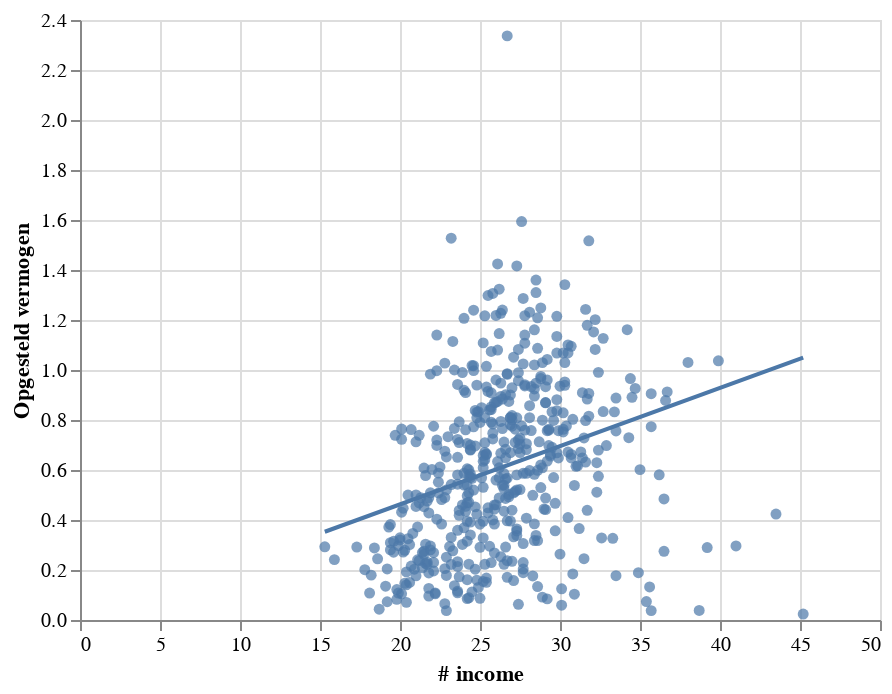

Here is the notebook cell this chart was saved with:
### Markdown cell above
Plot the fit with income

### Code cell
alt.renderers.enable('default')

base = alt.Chart(train_set).mark_circle().encode(
    alt.X('GemiddeldInkomenPerInwoner_72',
     title='# income'),
       alt.Y(opgesteld_vermogen,
     title='Opgesteld vermogen')
)

linear_fit = [
    base.transform_regression(
        "GemiddeldInkomenPerInwoner_72", opgesteld_vermogen, method="linear"
    )
    .mark_line()   
]

graph = alt.layer(base, *linear_fit)
graph

### Figure 1 — Vega-Lite specification as saved in the notebook (floating-point values rounded to 4 significant figures; data arrays with more than 128 entries replaced by an {"elided": "..."} marker saying what was removed)
{"config": {"view": {"continuousWidth": 400, "continuousHeight": 300}}, "layer": [{"mark": "circle", "encoding": {"x": {"field": "GemiddeldInkomenPerInwoner_72", "title": "# income", "type": "quantitative"}, "y": {"field": "normalized_opgesteld_vermogen", "title": "Opgesteld vermogen", "type": "quantitative"}}}, {"mark": "line", "encoding": {"x": {"field": "GemiddeldInkomenPerInwoner_72", "title": "# income", "type": "quantitative"}, "y": {"field": "normalized_opgesteld_vermogen", "title": "Opgesteld vermogen", "type": "quantitative"}}, "transform": [{"on": "GemiddeldInkomenPerInwoner_72", "regression": "normalized_opgesteld_vermogen", "method": "linear"}]}], "data": {"name": "data-5b76e27f68f49b24aa7c33277c7e03b4"}, "$schema": "https://vega.github.io/schema/vega-lite/v4.17.0.json", "datasets": {"data-5b76e27f68f49b24aa7c33277c7e03b4": {"elided": "477 records"}}}
